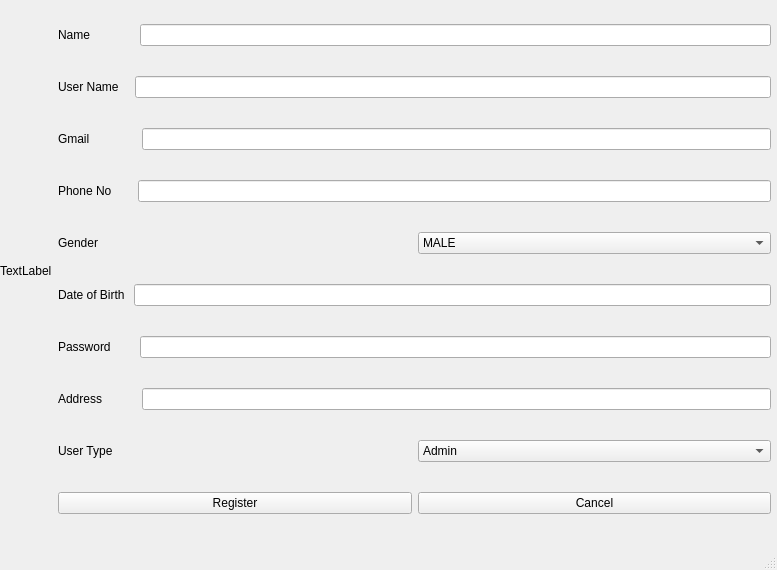
<?xml version="1.0" encoding="UTF-8"?>
<ui version="4.0">
 <class>MainWindow</class>
 <widget class="QMainWindow" name="MainWindow">
  <property name="geometry">
   <rect>
    <x>0</x>
    <y>0</y>
    <width>777</width>
    <height>570</height>
   </rect>
  </property>
  <property name="windowTitle">
   <string>MainWindow</string>
  </property>
  <widget class="QWidget" name="centralwidget">
   <widget class="QWidget" name="horizontalLayoutWidget">
    <property name="geometry">
     <rect>
      <x>0</x>
      <y>0</y>
      <width>771</width>
      <height>541</height>
     </rect>
    </property>
    <layout class="QHBoxLayout" name="horizontalLayout_5">
     <item>
      <widget class="QLabel" name="label">
       <property name="text">
        <string>TextLabel</string>
       </property>
      </widget>
     </item>
     <item>
      <layout class="QVBoxLayout" name="verticalLayout_3">
       <item>
        <layout class="QHBoxLayout" name="horizontalLayout_15">
         <item>
          <widget class="QLabel" name="label_10">
           <property name="text">
            <string>Name             </string>
           </property>
          </widget>
         </item>
         <item>
          <widget class="QLineEdit" name="lineEdit_9"/>
         </item>
        </layout>
       </item>
       <item>
        <layout class="QHBoxLayout" name="horizontalLayout_14">
         <item>
          <widget class="QLabel" name="label_11">
           <property name="text">
            <string>User Name   </string>
           </property>
          </widget>
         </item>
         <item>
          <widget class="QLineEdit" name="lineEdit_10"/>
         </item>
        </layout>
       </item>
       <item>
        <layout class="QHBoxLayout" name="horizontalLayout_13">
         <item>
          <widget class="QLabel" name="label_9">
           <property name="text">
            <string>Gmail              </string>
           </property>
          </widget>
         </item>
         <item>
          <widget class="QLineEdit" name="lineEdit_8"/>
         </item>
        </layout>
       </item>
       <item>
        <layout class="QHBoxLayout" name="horizontalLayout_12">
         <item>
          <widget class="QLabel" name="label_8">
           <property name="text">
            <string>Phone No      </string>
           </property>
          </widget>
         </item>
         <item>
          <widget class="QLineEdit" name="lineEdit_7"/>
         </item>
        </layout>
       </item>
       <item>
        <layout class="QHBoxLayout" name="horizontalLayout_11">
         <item>
          <widget class="QLabel" name="label_7">
           <property name="text">
            <string>Gender         </string>
           </property>
          </widget>
         </item>
         <item>
          <widget class="QComboBox" name="comboBox">
           <item>
            <property name="text">
             <string>MALE</string>
            </property>
           </item>
           <item>
            <property name="text">
             <string>FEMALE</string>
            </property>
           </item>
           <item>
            <property name="text">
             <string>GAY</string>
            </property>
           </item>
           <item>
            <property name="text">
             <string>I don't want to tell you!</string>
            </property>
           </item>
          </widget>
         </item>
        </layout>
       </item>
       <item>
        <layout class="QHBoxLayout" name="horizontalLayout_10">
         <item>
          <widget class="QLabel" name="label_6">
           <property name="text">
            <string>Date of Birth </string>
           </property>
          </widget>
         </item>
         <item>
          <widget class="QLineEdit" name="lineEdit_5"/>
         </item>
        </layout>
       </item>
       <item>
        <layout class="QHBoxLayout" name="horizontalLayout_9">
         <item>
          <widget class="QLabel" name="label_5">
           <property name="text">
            <string>Password       </string>
           </property>
          </widget>
         </item>
         <item>
          <widget class="QLineEdit" name="lineEdit_4">
           <property name="toolTip">
            <string extracomment="Please Enter The Password!"/>
           </property>
           <property name="echoMode">
            <enum>QLineEdit::PasswordEchoOnEdit</enum>
           </property>
          </widget>
         </item>
        </layout>
       </item>
       <item>
        <layout class="QHBoxLayout" name="horizontalLayout_8">
         <item>
          <widget class="QLabel" name="label_4">
           <property name="text">
            <string>Address          </string>
           </property>
          </widget>
         </item>
         <item>
          <widget class="QLineEdit" name="lineEdit_3"/>
         </item>
        </layout>
       </item>
       <item>
        <layout class="QHBoxLayout" name="horizontalLayout_6">
         <item>
          <widget class="QLabel" name="label_2">
           <property name="text">
            <string>User Type       </string>
           </property>
          </widget>
         </item>
         <item>
          <widget class="QComboBox" name="comboBox_2">
           <item>
            <property name="text">
             <string>Admin</string>
            </property>
           </item>
           <item>
            <property name="text">
             <string>Moderator</string>
            </property>
           </item>
           <item>
            <property name="text">
             <string>Editor</string>
            </property>
           </item>
           <item>
            <property name="text">
             <string>Student</string>
            </property>
           </item>
           <item>
            <property name="text">
             <string>Teacher</string>
            </property>
           </item>
          </widget>
         </item>
        </layout>
       </item>
       <item>
        <layout class="QHBoxLayout" name="horizontalLayout_7">
         <item>
          <widget class="QPushButton" name="pushButton">
           <property name="text">
            <string>Register</string>
           </property>
          </widget>
         </item>
         <item>
          <widget class="QPushButton" name="pushButton_2">
           <property name="text">
            <string>Cancel</string>
           </property>
          </widget>
         </item>
        </layout>
       </item>
      </layout>
     </item>
    </layout>
   </widget>
  </widget>
  <widget class="QMenuBar" name="menubar">
   <property name="geometry">
    <rect>
     <x>0</x>
     <y>0</y>
     <width>777</width>
     <height>24</height>
    </rect>
   </property>
  </widget>
  <widget class="QStatusBar" name="statusbar"/>
 </widget>
 <resources/>
 <connections/>
</ui>
